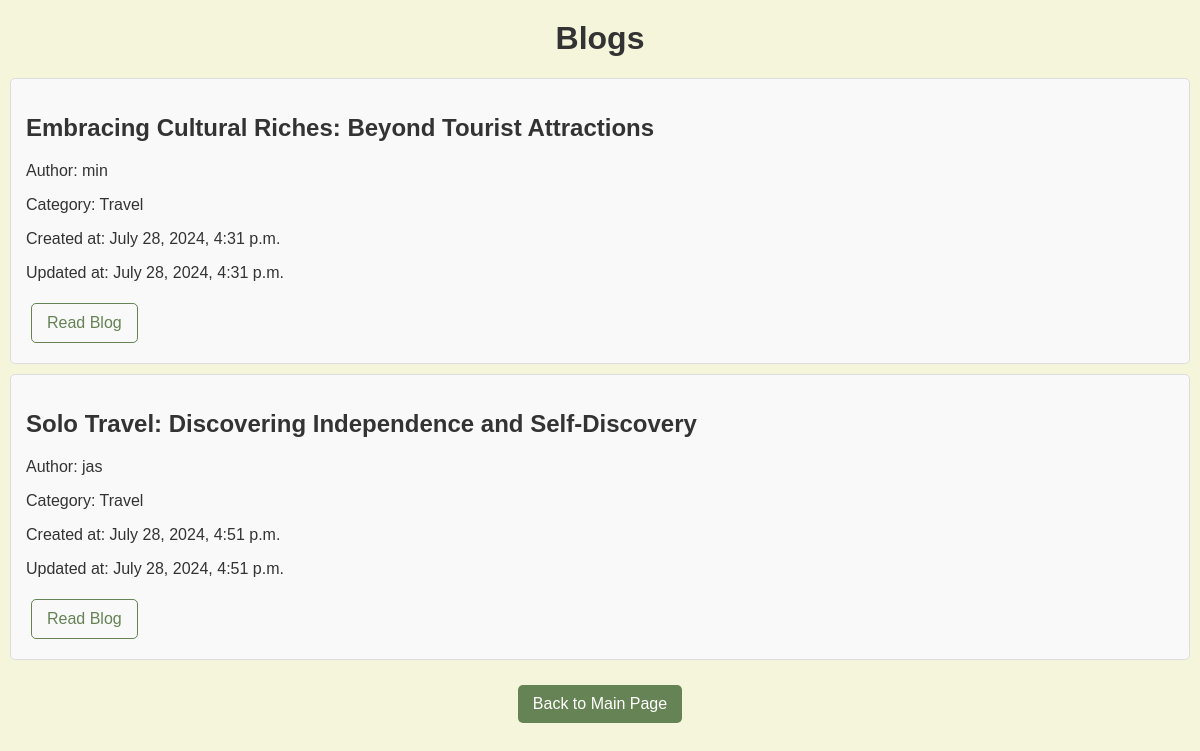
The page /blogs/category/travel/ on the database its author committed.
### blogapp/models.py (models this page shows, shortened)
class Blog(models.Model):
    STATUS_CHOICES = [
        ('publish', 'Publish'),
    ]
    CATEGORY_CHOICES = [
        ('technology', 'Technology'),
        ('literacy', 'Literacy'),
        ('travel', 'Travel'),
        ('food', 'Food'),
        ('personal', 'Personal'),
        ('business', 'Business'),
        ('education', 'Education'),
        ('health', 'Health'),
        ('fashion', 'Fashion'),
        ('sports', 'Sports'),
        ('artistic', 'Artistic'),
        ('Other', 'Other'),
    ]
    title = models.CharField(max_length=200)
    status = models.CharField(max_length=10, choices=STATUS_CHOICES, default='publish')
    category = models.CharField(max_length=20, choices=CATEGORY_CHOICES, default='Other')
    content = models.TextField()
    author = models.ForeignKey(User, on_delete=models.CASCADE, null=True, blank=True)
    created_at = models.DateTimeField(auto_now_add=True)
    updated_at = models.DateTimeField(auto_now=True)

### blogapp/views.py (the view)
# urls.py: path('blogs/category/<str:category_name>/', views.category_blogs, name='category_blogs'),
def category_blogs(request, category_name):
    blogs = Blog.objects.filter(category__iexact=category_name)
    return render(request, 'category_blogs.html', {'blogs': blogs})

### blogapp/templates/category_blogs.html (shortened to what this page needs)
<!DOCTYPE html>
<html lang="en">
<head>
    {% load static %}
    <link rel="stylesheet" href="{% static 'css/category_blogs.css' %}">
</head>
<body>
    <h1>Blogs</h1>
    <ul>
        {% for blog in blogs %}
            <li>
                <h2>{{ blog.title }}</h2>
                <p>Author: {{ blog.author.username }}</p>
                <p>Category: {{ blog.get_category_display }}</p>
                <p>Created at: {{ blog.created_at }}</p>
                <p>Updated at: {{ blog.updated_at }}</p>
                <button class="button-link" onclick="toggleContent('{{ blog.id }}')">Read Blog</button>
            </li>
        {% endfor %}
    </ul>
    <div class="button-container">
        <a href="{% url 'main' %}" class="btn">Back to Main Page</a>
    </div>
</body>
</html>

### blogapp/static/css/category_blogs.css (style rules this page uses)
body { font-family: Arial, sans-serif; background-color: beige; color: #333; margin: 0; padding: 0; }
h1 { text-align: center; color: #333; margin-top: 20px; }
ul { list-style-type: none; padding: 0; margin: 0; }
li { border: 1px solid #ddd; border-radius: 5px; margin: 10px; padding: 15px; background-color: #f9f9f9; }
.button-link, .btn { display: inline-block; padding: 10px 15px; margin: 5px; border-radius: 5px; text-decoration: none; font-size: 16px; cursor: pointer; border: none; transition: background-color 0.3s ease, color 0.3s ease; }
.button-link { background-color: transparent; color: #658354; border: 1px solid #658354; }
.btn { background-color: #658354; color: white; }
.button-container { text-align: center; margin-top: 20px; }

### blogapp/templates/category_blogs.html (style rules this page uses)
.button-link { cursor: pointer; }

### rows shown on the page
Blog: title "Embracing Cultural Riches: Beyond Tourist Attractions", author.username "min", category "Travel", created_at "July 28, 2024, 4:31 p.m.", updated_at "July 28, 2024, 4:31 p.m."
Blog: title "Solo Travel: Discovering Independence and Self-Discovery", author.username "jas", category "Travel", created_at "July 28, 2024, 4:51 p.m.", updated_at "July 28, 2024, 4:51 p.m."
